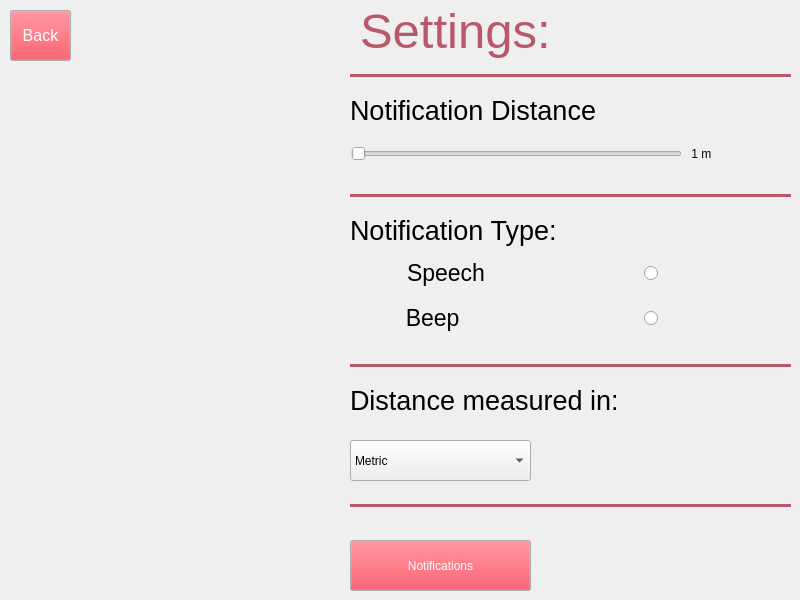
      <widget class="QWidget" name="Page_Settings">
       <widget class="QLabel" name="settingsLabel">
        <property name="geometry">
         <rect>
          <x>360</x>
          <y>-30</y>
          <width>301</width>
          <height>121</height>
         </rect>
        </property>
        <property name="palette">
         <palette>
          <active>
           <colorrole role="WindowText">
            <brush brushstyle="SolidPattern">
             <color alpha="255">
              <red>185</red>
              <green>88</green>
              <blue>107</blue>
             </color>
            </brush>
           </colorrole>
          </active>
          <inactive>
           <colorrole role="WindowText">
            <brush brushstyle="SolidPattern">
             <color alpha="255">
              <red>185</red>
              <green>88</green>
              <blue>107</blue>
             </color>
            </brush>
           </colorrole>
          </inactive>
          <disabled>
           <colorrole role="WindowText">
            <brush brushstyle="SolidPattern">
             <color alpha="255">
              <red>190</red>
              <green>190</green>
              <blue>190</blue>
             </color>
            </brush>
           </colorrole>
          </disabled>
         </palette>
        </property>
        <property name="font">
         <font>
          <pointsize>37</pointsize>
         </font>
        </property>
        <property name="text">
         <string>Settings:</string>
        </property>
       </widget>
       <widget class="Line" name="line_2">
        <property name="geometry">
         <rect>
          <x>350</x>
          <y>60</y>
          <width>441</width>
          <height>30</height>
         </rect>
        </property>
        <property name="palette">
         <palette>
          <active>
           <colorrole role="WindowText">
            <brush brushstyle="SolidPattern">
             <color alpha="255">
              <red>185</red>
              <green>88</green>
              <blue>107</blue>
             </color>
            </brush>
           </colorrole>
          </active>
          <inactive>
           <colorrole role="WindowText">
            <brush brushstyle="SolidPattern">
             <color alpha="255">
              <red>185</red>
              <green>88</green>
              <blue>107</blue>
             </color>
            </brush>
           </colorrole>
          </inactive>
          <disabled>
           <colorrole role="WindowText">
            <brush brushstyle="SolidPattern">
             <color alpha="255">
              <red>190</red>
              <green>190</green>
              <blue>190</blue>
             </color>
            </brush>
           </colorrole>
          </disabled>
         </palette>
        </property>
        <property name="frameShadow">
         <enum>QFrame::Plain</enum>
        </property>
        <property name="lineWidth">
         <number>3</number>
        </property>
        <property name="orientation">
         <enum>Qt::Horizontal</enum>
        </property>
       </widget>
       <widget class="Line" name="line_3">
        <property name="geometry">
         <rect>
          <x>350</x>
          <y>180</y>
          <width>441</width>
          <height>30</height>
         </rect>
        </property>
        <property name="palette">
         <palette>
          <active>
           <colorrole role="WindowText">
            <brush brushstyle="SolidPattern">
             <color alpha="255">
              <red>185</red>
              <green>88</green>
              <blue>107</blue>
             </color>
            </brush>
           </colorrole>
          </active>
          <inactive>
           <colorrole role="WindowText">
            <brush brushstyle="SolidPattern">
             <color alpha="255">
              <red>185</red>
              <green>88</green>
              <blue>107</blue>
             </color>
            </brush>
           </colorrole>
          </inactive>
          <disabled>
           <colorrole role="WindowText">
            <brush brushstyle="SolidPattern">
             <color alpha="255">
              <red>190</red>
              <green>190</green>
              <blue>190</blue>
             </color>
            </brush>
           </colorrole>
          </disabled>
         </palette>
        </property>
        <property name="frameShadow">
         <enum>QFrame::Plain</enum>
        </property>
        <property name="lineWidth">
         <number>3</number>
        </property>
        <property name="orientation">
         <enum>Qt::Horizontal</enum>
        </property>
       </widget>
       <widget class="QLabel" name="label_25">
        <property name="geometry">
         <rect>
          <x>350</x>
          <y>210</y>
          <width>331</width>
          <height>41</height>
         </rect>
        </property>
        <property name="font">
         <font>
          <pointsize>20</pointsize>
         </font>
        </property>
        <property name="text">
         <string>Notification Type:</string>
        </property>
       </widget>
       <widget class="Line" name="line_4">
        <property name="geometry">
         <rect>
          <x>350</x>
          <y>350</y>
          <width>441</width>
          <height>30</height>
         </rect>
        </property>
        <property name="palette">
         <palette>
          <active>
           <colorrole role="WindowText">
            <brush brushstyle="SolidPattern">
             <color alpha="255">
              <red>185</red>
              <green>88</green>
              <blue>107</blue>
             </color>
            </brush>
           </colorrole>
          </active>
          <inactive>
           <colorrole role="WindowText">
            <brush brushstyle="SolidPattern">
             <color alpha="255">
              <red>185</red>
              <green>88</green>
              <blue>107</blue>
             </color>
            </brush>
           </colorrole>
          </inactive>
          <disabled>
           <colorrole role="WindowText">
            <brush brushstyle="SolidPattern">
             <color alpha="255">
              <red>190</red>
              <green>190</green>
              <blue>190</blue>
             </color>
            </brush>
           </colorrole>
          </disabled>
         </palette>
        </property>
        <property name="frameShadow">
         <enum>QFrame::Plain</enum>
        </property>
        <property name="lineWidth">
         <number>3</number>
        </property>
        <property name="orientation">
         <enum>Qt::Horizontal</enum>
        </property>
       </widget>
       <widget class="QLabel" name="label_26">
        <property name="geometry">
         <rect>
          <x>350</x>
          <y>380</y>
          <width>371</width>
          <height>41</height>
         </rect>
        </property>
        <property name="font">
         <font>
          <pointsize>20</pointsize>
         </font>
        </property>
        <property name="text">
         <string>Distance measured in:</string>
        </property>
       </widget>
       <widget class="Line" name="line_5">
        <property name="geometry">
         <rect>
          <x>350</x>
          <y>490</y>
          <width>441</width>
          <height>30</height>
         </rect>
        </property>
        <property name="palette">
         <palette>
          <active>
           <colorrole role="WindowText">
            <brush brushstyle="SolidPattern">
             <color alpha="255">
              <red>185</red>
              <green>88</green>
              <blue>107</blue>
             </color>
            </brush>
           </colorrole>
          </active>
          <inactive>
           <colorrole role="WindowText">
            <brush brushstyle="SolidPattern">
             <color alpha="255">
              <red>185</red>
              <green>88</green>
              <blue>107</blue>
             </color>
            </brush>
           </colorrole>
          </inactive>
          <disabled>
           <colorrole role="WindowText">
            <brush brushstyle="SolidPattern">
             <color alpha="255">
              <red>190</red>
              <green>190</green>
              <blue>190</blue>
             </color>
            </brush>
           </colorrole>
          </disabled>
         </palette>
        </property>
        <property name="frameShadow">
         <enum>QFrame::Plain</enum>
        </property>
        <property name="lineWidth">
         <number>3</number>
        </property>
        <property name="orientation">
         <enum>Qt::Horizontal</enum>
        </property>
       </widget>
       <widget class="QPushButton" name="notificationsButton">
        <property name="geometry">
         <rect>
          <x>350</x>
          <y>540</y>
          <width>181</width>
          <height>51</height>
         </rect>
        </property>
        <property name="palette">
         <palette>
          <active>
           <colorrole role="Button">
            <brush brushstyle="SolidPattern">
             <color alpha="255">
              <red>245</red>
              <green>36</green>
              <blue>54</blue>
             </color>
            </brush>
           </colorrole>
           <colorrole role="ButtonText">
            <brush brushstyle="SolidPattern">
             <color alpha="255">
              <red>255</red>
              <green>255</green>
              <blue>255</blue>
             </color>
            </brush>
           </colorrole>
          </active>
          <inactive>
           <colorrole role="Button">
            <brush brushstyle="SolidPattern">
             <color alpha="255">
              <red>245</red>
              <green>36</green>
              <blue>54</blue>
             </color>
            </brush>
           </colorrole>
           <colorrole role="ButtonText">
            <brush brushstyle="SolidPattern">
             <color alpha="255">
              <red>255</red>
              <green>255</green>
              <blue>255</blue>
             </color>
            </brush>
           </colorrole>
          </inactive>
          <disabled>
           <colorrole role="Button">
            <brush brushstyle="SolidPattern">
             <color alpha="255">
              <red>245</red>
              <green>36</green>
              <blue>54</blue>
             </color>
            </brush>
           </colorrole>
           <colorrole role="ButtonText">
            <brush brushstyle="SolidPattern">
             <color alpha="255">
              <red>190</red>
              <green>190</green>
              <blue>190</blue>
             </color>
            </brush>
           </colorrole>
          </disabled>
         </palette>
        </property>
        <property name="text">
         <string>Notifications</string>
        </property>
       </widget>
       <widget class="QLabel" name="label_9">
        <property name="geometry">
         <rect>
          <x>350</x>
          <y>90</y>
          <width>401</width>
          <height>41</height>
         </rect>
        </property>
        <property name="font">
         <font>
          <pointsize>20</pointsize>
         </font>
        </property>
        <property name="text">
         <string>Notification Distance</string>
        </property>
       </widget>
       <widget class="QComboBox" name="settingsComboBox">
        <property name="geometry">
         <rect>
          <x>350</x>
          <y>440</y>
          <width>181</width>
          <height>41</height>
         </rect>
        </property>
        <item>
         <property name="text">
          <string>Metric </string>
         </property>
        </item>
        <item>
         <property name="text">
          <string>US customary systems</string>
         </property>
        </item>
       </widget>
       <widget class="QPushButton" name="backButtonSettings">
        <property name="geometry">
         <rect>
          <x>10</x>
          <y>10</y>
          <width>61</width>
          <height>51</height>
         </rect>
        </property>
        <property name="palette">
         <palette>
          <active>
           <colorrole role="Button">
            <brush brushstyle="SolidPattern">
             <color alpha="255">
              <red>245</red>
              <green>36</green>
              <blue>54</blue>
             </color>
            </brush>
           </colorrole>
           <colorrole role="ButtonText">
            <brush brushstyle="SolidPattern">
             <color alpha="255">
              <red>255</red>
              <green>255</green>
              <blue>255</blue>
             </color>
            </brush>
           </colorrole>
          </active>
          <inactive>
           <colorrole role="Button">
            <brush brushstyle="SolidPattern">
             <color alpha="255">
              <red>245</red>
              <green>36</green>
              <blue>54</blue>
             </color>
            </brush>
           </colorrole>
           <colorrole role="ButtonText">
            <brush brushstyle="SolidPattern">
             <color alpha="255">
              <red>255</red>
              <green>255</green>
              <blue>255</blue>
             </color>
            </brush>
           </colorrole>
          </inactive>
          <disabled>
           <colorrole role="Button">
            <brush brushstyle="SolidPattern">
             <color alpha="255">
              <red>245</red>
              <green>36</green>
              <blue>54</blue>
             </color>
            </brush>
           </colorrole>
           <colorrole role="ButtonText">
            <brush brushstyle="SolidPattern">
             <color alpha="255">
              <red>190</red>
              <green>190</green>
              <blue>190</blue>
             </color>
            </brush>
           </colorrole>
          </disabled>
         </palette>
        </property>
        <property name="font">
         <font>
          <pointsize>12</pointsize>
         </font>
        </property>
        <property name="text">
         <string>Back</string>
        </property>
       </widget>
       <widget class="QWidget" name="layoutWidget">
        <property name="geometry">
         <rect>
          <x>350</x>
          <y>250</y>
          <width>308</width>
          <height>92</height>
         </rect>
        </property>
        <layout class="QVBoxLayout" name="verticalLayout_4">
         <item>
          <widget class="QRadioButton" name="speechRadioButton">
           <property name="font">
            <font>
             <pointsize>17</pointsize>
            </font>
           </property>
           <property name="layoutDirection">
            <enum>Qt::RightToLeft</enum>
           </property>
           <property name="text">
            <string>Speech                        </string>
           </property>
          </widget>
         </item>
         <item>
          <widget class="QRadioButton" name="beepRadioButton">
           <property name="font">
            <font>
             <pointsize>17</pointsize>
            </font>
           </property>
           <property name="layoutDirection">
            <enum>Qt::RightToLeft</enum>
           </property>
           <property name="text">
            <string>Beep                            </string>
           </property>
          </widget>
         </item>
        </layout>
       </widget>
       <widget class="QWidget" name="layoutWidget">
        <property name="geometry">
         <rect>
          <x>351</x>
          <y>141</y>
          <width>432</width>
          <height>25</height>
         </rect>
        </property>
        <layout class="QHBoxLayout" name="horizontalLayout_5">
         <item>
          <widget class="QSlider" name="notificationDistanceSlider">
           <property name="sizePolicy">
            <sizepolicy hsizetype="MinimumExpanding" vsizetype="Fixed">
             <horstretch>0</horstretch>
             <verstretch>0</verstretch>
            </sizepolicy>
           </property>
           <property name="minimumSize">
            <size>
             <width>331</width>
             <height>0</height>
            </size>
           </property>
           <property name="maximumSize">
            <size>
             <width>331</width>
             <height>16777215</height>
            </size>
           </property>
           <property name="minimum">
            <number>1</number>
           </property>
           <property name="maximum">
            <number>100</number>
           </property>
           <property name="orientation">
            <enum>Qt::Horizontal</enum>
           </property>
          </widget>
         </item>
         <item>
          <widget class="QLabel" name="notifDistanceLabel">
           <property name="sizePolicy">
            <sizepolicy hsizetype="MinimumExpanding" vsizetype="MinimumExpanding">
             <horstretch>0</horstretch>
             <verstretch>0</verstretch>
            </sizepolicy>
           </property>
           <property name="minimumSize">
            <size>
             <width>91</width>
             <height>23</height>
            </size>
           </property>
           <property name="text">
            <string> 1 m</string>
           </property>
          </widget>
         </item>
        </layout>
       </widget>
       <widget class="QLabel" name="notificationsButtonLabel">
        <property name="geometry">
         <rect>
          <x>557</x>
          <y>546</y>
          <width>231</width>
          <height>41</height>
         </rect>
        </property>
        <property name="palette">
         <palette>
          <active>
           <colorrole role="WindowText">
            <brush brushstyle="SolidPattern">
             <color alpha="255">
              <red>0</red>
              <green>0</green>
              <blue>0</blue>
             </color>
            </brush>
           </colorrole>
           <colorrole role="Text">
            <brush brushstyle="SolidPattern">
             <color alpha="255">
              <red>0</red>
              <green>0</green>
              <blue>0</blue>
             </color>
            </brush>
           </colorrole>
           <colorrole role="ButtonText">
            <brush brushstyle="SolidPattern">
             <color alpha="255">
              <red>0</red>
              <green>0</green>
              <blue>0</blue>
             </color>
            </brush>
           </colorrole>
           <colorrole role="Base">
            <brush brushstyle="SolidPattern">
             <color alpha="255">
              <red>255</red>
              <green>255</green>
              <blue>255</blue>
             </color>
            </brush>
           </colorrole>
           <colorrole role="Window">
            <brush brushstyle="SolidPattern">
             <color alpha="255">
              <red>255</red>
              <green>255</green>
              <blue>255</blue>
             </color>
            </brush>
           </colorrole>
           <colorrole role="ToolTipBase">
            <brush brushstyle="SolidPattern">
             <color alpha="255">
              <red>255</red>
              <green>255</green>
              <blue>255</blue>
             </color>
            </brush>
           </colorrole>
          </active>
          <inactive>
           <colorrole role="WindowText">
            <brush brushstyle="SolidPattern">
             <color alpha="255">
              <red>0</red>
              <green>0</green>
              <blue>0</blue>
             </color>
            </brush>
           </colorrole>
           <colorrole role="Text">
            <brush brushstyle="SolidPattern">
             <color alpha="255">
              <red>0</red>
              <green>0</green>
              <blue>0</blue>
             </color>
            </brush>
           </colorrole>
           <colorrole role="ButtonText">
            <brush brushstyle="SolidPattern">
             <color alpha="255">
              <red>0</red>
              <green>0</green>
              <blue>0</blue>
             </color>
            </brush>
           </colorrole>
           <colorrole role="Base">
            <brush brushstyle="SolidPattern">
             <color alpha="255">
              <red>255</red>
              <green>255</green>
              <blue>255</blue>
             </color>
            </brush>
           </colorrole>
           <colorrole role="Window">
            <brush brushstyle="SolidPattern">
             <color alpha="255">
              <red>255</red>
              <green>255</green>
              <blue>255</blue>
             </color>
            </brush>
           </colorrole>
           <colorrole role="ToolTipBase">
            <brush brushstyle="SolidPattern">
             <color alpha="255">
              <red>255</red>
              <green>255</green>
              <blue>255</blue>
             </color>
            </brush>
           </colorrole>
          </inactive>
          <disabled>
           <colorrole role="WindowText">
            <brush brushstyle="SolidPattern">
             <color alpha="255">
              <red>0</red>
              <green>0</green>
              <blue>0</blue>
             </color>
            </brush>
           </colorrole>
           <colorrole role="Text">
            <brush brushstyle="SolidPattern">
             <color alpha="255">
              <red>0</red>
              <green>0</green>
              <blue>0</blue>
             </color>
            </brush>
           </colorrole>
           <colorrole role="ButtonText">
            <brush brushstyle="SolidPattern">
             <color alpha="255">
              <red>0</red>
              <green>0</green>
              <blue>0</blue>
             </color>
            </brush>
           </colorrole>
           <colorrole role="Base">
            <brush brushstyle="SolidPattern">
             <color alpha="255">
              <red>255</red>
              <green>255</green>
              <blue>255</blue>
             </color>
            </brush>
           </colorrole>
           <colorrole role="Window">
            <brush brushstyle="SolidPattern">
             <color alpha="255">
              <red>255</red>
              <green>255</green>
              <blue>255</blue>
             </color>
            </brush>
           </colorrole>
           <colorrole role="ToolTipBase">
            <brush brushstyle="SolidPattern">
             <color alpha="255">
              <red>255</red>
              <green>255</green>
              <blue>255</blue>
             </color>
            </brush>
           </colorrole>
          </disabled>
         </palette>
        </property>
        <property name="styleSheet">
         <string notr="true">color: rgb(0, 0, 0);</string>
        </property>
        <property name="text">
         <string/>
        </property>
       </widget>
      </widget>
